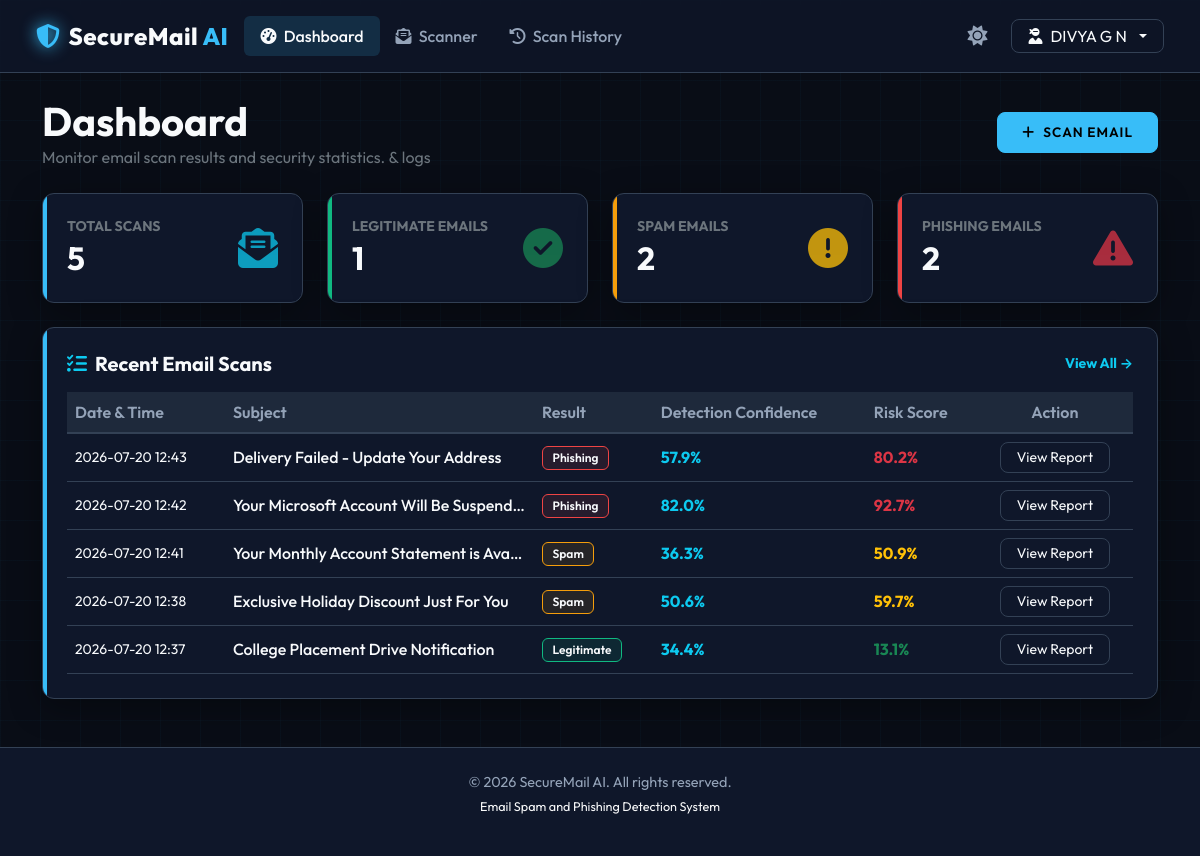
The page /dashboard/home (signed in) on the database its author committed.
### app/models.py (models this page shows, shortened)
class User(db.Model, UserMixin):
    __tablename__ = 'users'
    id = db.Column(db.Integer, primary_key=True)
    username = db.Column(db.String(64), unique=True, nullable=False)
    email = db.Column(db.String(120), unique=True, nullable=False)
    password_hash = db.Column(db.String(256), nullable=False)
    role = db.Column(db.String(20), default='user')  # 'user' or 'admin'
    created_at = db.Column(db.DateTime, default=datetime.utcnow)
    scans = db.relationship('Scan', backref='user', lazy=True, cascade="all, delete-orphan")
    @property
    def is_admin(self):
        return self.role == 'admin'

class Scan(db.Model):
    __tablename__ = 'scans'
    id = db.Column(db.Integer, primary_key=True)
    user_id = db.Column(db.Integer, db.ForeignKey('users.id', ondelete='CASCADE'), nullable=False)
    subject = db.Column(db.String(256), nullable=False)
    body = db.Column(db.Text, nullable=False)
    file_name = db.Column(db.String(256), nullable=True)
    prediction = db.Column(db.String(20), nullable=False)  # 'Safe', 'Spam', 'Phishing'
    confidence = db.Column(db.Float, nullable=False)  # in percent (e.g. 98.5)
    risk_score = db.Column(db.Float, nullable=False)  # 0 to 100
    explanation = db.Column(db.Text, nullable=False)
    indicators_json = db.Column(db.Text, nullable=False)  # stores JSON serialized dictionary of rules triggered
    created_at = db.Column(db.DateTime, default=datetime.utcnow)
    @property
    def indicators(self):
        try:
            return json.loads(self.indicators_json)
        except Exception:
            return {}

### app/dashboard.py (the view)
@dashboard_bp.route('/home')
@login_required
def home():
    total_scans = Scan.query.filter_by(user_id=current_user.id).count()
    safe_count = Scan.query.filter_by(user_id=current_user.id, prediction='Safe').count()
    spam_count = Scan.query.filter_by(user_id=current_user.id, prediction='Spam').count()
    phish_count = Scan.query.filter_by(user_id=current_user.id, prediction='Phishing').count()
    recent_scans = Scan.query.filter_by(user_id=current_user.id)\
        .order_by(Scan.created_at.desc())\
        .limit(5).all()
    avg_risk = db.session.query(func.avg(Scan.risk_score))\
        .filter(Scan.user_id == current_user.id).scalar()
    avg_risk = round(avg_risk, 1) if avg_risk is not None else 0.0
    return render_template(
        'dashboard.html',
        total_scans=total_scans,
        safe_count=safe_count,
        spam_count=spam_count,
        phish_count=phish_count,
        recent_scans=recent_scans,
        avg_risk=avg_risk
    )

### app/__init__.py (called while the page is built)
@login_manager.user_loader
def load_user(user_id):
    return User.query.get(int(user_id))

### app/templates/dashboard.html (shortened to what this page needs)
{% extends "base.html" %}
{% block content %}
<div class="d-flex flex-wrap align-items-center justify-content-between gap-3 mb-4">
    <div>
        <h1 class="fw-bold m-0" style="font-family: 'Outfit';">Dashboard</h1>
        <p class="text-secondary m-0">Monitor email scan results and security statistics. &amp; logs</p>
    </div>
    <div>
        <a href="{{ url_for('scanner.scan') }}" class="btn btn-cyber d-flex align-items-center gap-2">
            <i class="fa-solid fa-plus"></i> Scan Email
        </a>
    </div>
</div>
<div class="row g-4 mb-4">
    <div class="col-sm-6 col-lg-3">
        <div class="cyber-card card-accent">
            <div class="d-flex align-items-center justify-content-between">
                <div>
                    <h6 class="text-secondary fw-bold text-uppercase small mb-1">Total Scans</h6>
                    <h2 class="fw-bold mb-0">{{ total_scans }}</h2>
                </div>
                <div class="fs-1 text-info opacity-75">
                    <i class="fa-solid fa-envelope-open-text"></i>
                </div>
            </div>
        </div>
    </div>
    <div class="col-sm-6 col-lg-3">
        <div class="cyber-card card-safe">
            <div class="d-flex align-items-center justify-content-between">
                <div>
                    <h6 class="text-secondary fw-bold text-uppercase small mb-1">Legitimate Emails</h6>
                    <h2 class="fw-bold mb-0">{{ safe_count }}</h2>
                </div>
                <div class="fs-1 text-success opacity-75">
                    <i class="fa-solid fa-circle-check"></i>
                </div>
            </div>
        </div>
    </div>
    <div class="col-sm-6 col-lg-3">
        <div class="cyber-card card-spam">
            <div class="d-flex align-items-center justify-content-between">
                <div>
                    <h6 class="text-secondary fw-bold text-uppercase small mb-1">Spam Emails</h6>
                    <h2 class="fw-bold mb-0">{{ spam_count }}</h2>
                </div>
                <div class="fs-1 text-warning opacity-75">
                    <i class="fa-solid fa-circle-exclamation"></i>
                </div>
            </div>
        </div>
    </div>
    <div class="col-sm-6 col-lg-3">
        <div class="cyber-card card-phish">
            <div class="d-flex align-items-center justify-content-between">
                <div>
                    <h6 class="text-secondary fw-bold text-uppercase small mb-1">Phishing Emails</h6>
                    <h2 class="fw-bold mb-0">{{ phish_count }}</h2>
                </div>
                <div class="fs-1 text-danger opacity-75">
                    <i class="fa-solid fa-triangle-exclamation"></i>
                </div>
            </div>
        </div>
    </div>
</div>
<div class="cyber-card card-accent mb-4">
    <div class="d-flex align-items-center justify-content-between mb-3">
        <h5 class="fw-bold m-0"><i class="fa-solid fa-list-check me-2 text-info"></i>Recent Email Scans</h5>
        <a href="{{ url_for('scanner.history') }}" class="text-info small fw-bold text-decoration-none">View All &rarr;</a>
    </div>
    {% if recent_scans %}
        <div class="table-responsive">
            <table class="table cyber-table table-hover mb-0">
                <thead>
                    <tr>
                        <th>Date &amp; Time</th>
                        <th>Subject</th>
                        <th>Result</th>
                        <th>Detection Confidence</th>
                        <th>Risk Score</th>
                        <th class="text-center">Action</th>
                    </tr>
                </thead>
                <tbody>
                    {% for scan in recent_scans %}
                        <tr>
                            <td class="small text-secondary">{{ scan.created_at.strftime('%Y-%m-%d %H:%M') }}</td>
                            <td class="fw-medium text-light text-truncate" style="max-width: 250px;">{{ scan.subject }}</td>
                            <td>
                                {% if scan.prediction == 'Safe' %}
                                    <span class="badge badge-cyber badge-safe">Legitimate</span>
                                {% elif scan.prediction == 'Spam' %}
                                    <span class="badge badge-cyber badge-spam">Spam</span>
                                {% else %}
                                    <span class="badge badge-cyber badge-phish">Phishing</span>
                                {% endif %}
                            </td>
                            <td>
                                <span class="fw-bold text-info">{{ scan.confidence }}%</span>
                            </td>
                            <td>
                                <span class="fw-bold {% if scan.risk_score < 30 %}text-success{% elif scan.risk_score < 70 %}text-warning{% else %}text-danger{% endif %}">{{ scan.risk_score }}%</span>
                            </td>
                            <td class="text-center">
                                <a href="{{ url_for('scanner.result', scan_id=scan.id) }}" class="btn btn-outline-cyber btn-sm py-1 px-3">
                                    View Report
                                </a>
                            </td>
                        </tr>
                    {% endfor %}
                </tbody>
            </table>
        </div>
    {% else %}
        <div class="text-center py-4">
            <p class="text-secondary mb-3">No scans available yet. Run your first email classification scan.</p>
            <a href="{{ url_for('scanner.scan') }}" class="btn btn-cyber px-4">Start First Scan</a>
        </div>
    {% endif %}
</div>
{% endblock %}

### app/templates/base.html (shortened to what this page needs)
<!DOCTYPE html>
<html lang="en" data-theme="dark">
<head>
    <link href="https://cdn.jsdelivr.net/npm/bootstrap@5.3.3/dist/css/bootstrap.min.css" rel="stylesheet">
    <link rel="stylesheet" href="https://cdnjs.cloudflare.com/ajax/libs/font-awesome/6.5.1/css/all.min.css">
    <link rel="stylesheet" href="{{ url_for('static', filename='css/style.css') }}">
</head>
<body>
    <nav class="navbar navbar-expand-lg navbar-custom sticky-top">
        <div class="container-fluid">
            <a class="navbar-brand d-flex align-items-center" href="{{ url_for('index') }}">
                <i class="fa-solid fa-shield-halved brand-icon me-2"></i>
                <span>SecureMail <span style="color: var(--accent);">AI</span></span>
            </a>
            <div class="collapse navbar-collapse" id="navbarText">
                <ul class="navbar-nav me-auto mb-2 mb-lg-0">
                    {% if current_user.is_authenticated %}
                        <li class="nav-item">
                            <a class="nav-link {% if request.endpoint == 'dashboard.home' %}active{% endif %}" href="{{ url_for('dashboard.home') }}">
                                <i class="fa-solid fa-gauge-high me-1"></i> Dashboard
                            </a>
                        </li>
                        <li class="nav-item">
                            <a class="nav-link {% if request.endpoint == 'scanner.scan' %}active{% endif %}" href="{{ url_for('scanner.scan') }}">
                                <i class="fa-solid fa-envelope-open-text me-1"></i> Scanner
                            </a>
                        </li>
                        <li class="nav-item">
                            <a class="nav-link {% if request.endpoint == 'scanner.history' %}active{% endif %}" href="{{ url_for('scanner.history') }}">
                                <i class="fa-solid fa-clock-rotate-left me-1"></i> Scan History
                            </a>
                        </li>
                    {% endif %}
                </ul>
                <div class="d-flex align-items-center gap-3">
                    <span id="theme-toggle" class="theme-switch-btn fs-5 px-2">
                        <i id="theme-icon" class="fa-solid fa-sun"></i>
                    </span>
                    {% if current_user.is_authenticated %}
                        <div class="dropdown">
                            <a class="btn btn-outline-cyber dropdown-toggle py-1 px-3 d-flex align-items-center gap-2" href="#" role="button" id="profileDropdown" data-bs-toggle="dropdown" aria-expanded="false">
                                <i class="fa-solid fa-user-ninja"></i>
                                <span>{{ current_user.username }}</span>
                            </a>
                        </div>
                    {% else %}
                        <a href="{{ url_for('auth.login') }}" class="btn btn-outline-cyber py-1 px-3">Login</a>
                        <a href="{{ url_for('auth.register') }}" class="btn btn-cyber py-1 px-3">Register</a>
                    {% endif %}
                </div>
            </div>
        </div>
    </nav>
    <main class="container my-4">
        {% block content %}{% endblock %}
    </main>
    <footer class="mt-auto">
        <div class="container text-center">
            <p class="mb-1">&copy; 2026 SecureMail AI. All rights reserved.</p>
            <p class="small text-light">
                Email Spam and Phishing Detection System
            </p>
        </div>
    </footer>
</body>
</html>

### app/static/css/style.css (style rules this page uses)
:root { --bg-primary: #090d16; --bg-secondary: #0f172a; --bg-tertiary: #1e293b; --text-primary: #f8fafc; --text-secondary: #94a3b8; --accent: #38bdf8; --accent-glow: rgba(56, 189, 248, 0.15); --border-color: #334155; --safe: #10b981; --safe-bg: rgba(16, 185, 129, 0.1); --spam: #f59e0b; --spam-bg: rgba(245, 158, 11, 0.1); --phish: #ef4444; --phish-bg: rgba(239, 68, 68, 0.1); --font-sans: 'Outfit', -apple-system, BlinkMacSystemFont, "Segoe UI", Roboto, sans-serif; --font-mono: 'JetBrains Mono', monospace; --card-shadow: 0 8px 32px 0 rgba(0, 0, 0, 0.37); --transition: all 0.3s cubic-bezier(0.4, 0, 0.2, 1); }
body { background-color: var(--bg-primary); color: var(--text-primary); font-family: var(--font-sans); transition: var(--transition); min-height: 100vh; display: flex; flex-direction: column; overflow-x: hidden; }
main { flex: 1; }
.navbar-custom { background-color: rgba(15, 23, 42, 0.8) !important; backdrop-filter: blur(12px); border-bottom: 1px solid var(--border-color); padding: 0.8rem 1.5rem; }
.navbar-brand { font-weight: 800; letter-spacing: 0.5px; font-size: 1.5rem; color: var(--text-primary) !important; }
.brand-icon { color: var(--accent); filter: drop-shadow(0 0 8px var(--accent)); }
.nav-link { color: var(--text-secondary) !important; font-weight: 500; transition: var(--transition); border-radius: 6px; padding: 0.5rem 1rem !important; }
.nav-link:hover, .nav-link.active { color: var(--text-primary) !important; background-color: var(--accent-glow); }
.cyber-card { background-color: var(--bg-secondary); border: 1px solid var(--border-color); border-radius: 12px; padding: 1.5rem; box-shadow: var(--card-shadow); transition: var(--transition); position: relative; overflow: hidden; }
.cyber-card::before { content: ''; position: absolute; top: 0; left: 0; width: 4px; height: 100%; background: transparent; transition: var(--transition); }
.cyber-card.card-safe::before { background: var(--safe); }
.cyber-card.card-spam::before { background: var(--spam); }
.cyber-card.card-phish::before { background: var(--phish); }
.cyber-card.card-accent::before { background: var(--accent); }
.btn-cyber { background-color: var(--accent); color: #000000; font-weight: 600; border: 1px solid var(--accent); padding: 0.6rem 1.5rem; border-radius: 8px; transition: var(--transition); text-transform: uppercase; font-size: 0.85rem; letter-spacing: 1px; }
.btn-outline-cyber { background-color: transparent; color: var(--text-primary); border: 1px solid var(--border-color); padding: 0.6rem 1.5rem; border-radius: 8px; transition: var(--transition); }
.badge-safe { background-color: var(--safe-bg); color: var(--safe); border: 1px solid var(--safe); }
.badge-spam { background-color: var(--spam-bg); color: var(--spam); border: 1px solid var(--spam); }
.badge-phish { background-color: var(--phish-bg); color: var(--phish); border: 1px solid var(--phish); }
.badge-cyber { padding: 0.4em 0.8em; font-weight: 600; border-radius: 6px; font-size: 0.75rem; }
.cyber-table { color: var(--text-primary); border-color: var(--border-color); }
.cyber-table th { background-color: var(--bg-tertiary); color: var(--text-secondary); font-weight: 600; border-bottom: 2px solid var(--border-color); }
.cyber-table td { background-color: var(--bg-secondary) !important; color: var(--text-primary) !important; border-bottom: 1px solid var(--border-color); vertical-align: middle; }
.cyber-table td a, .cyber-table td span, .cyber-table td strong, .cyber-table td div { color: var(--text-primary); }
.theme-switch-btn { cursor: pointer; color: var(--text-secondary); transition: var(--transition); }
footer { background-color: var(--bg-secondary); border-top: 1px solid var(--border-color); padding: 1.5rem 0; color: var(--text-secondary); font-size: 0.9rem; }

### rows shown on the page
User: username "DIVYA G N"
Scan: created_at "2026-07-20 12:43", subject "Delivery Failed - Update Your Address", prediction "Phishing", confidence "57.9", risk_score "80.2"
Scan: created_at "2026-07-20 12:42", subject "Your Microsoft Account Will Be Suspend…", prediction "Phishing", confidence "82.0", risk_score "92.7"
Scan: created_at "2026-07-20 12:41", subject "Your Monthly Account Statement is Ava…", prediction "Spam", confidence "36.3", risk_score "50.9"
Scan: created_at "2026-07-20 12:38", subject "Exclusive Holiday Discount Just For You", prediction "Spam", confidence "50.6", risk_score "59.7"
Scan: created_at "2026-07-20 12:37", subject "College Placement Drive Notification", prediction "Legitimate", confidence "34.4", risk_score "13.1"

### other values the page prints
{{ total_scans }} "5"
{{ safe_count }} "1"
{{ spam_count }} "2"
{{ phish_count }} "2"
